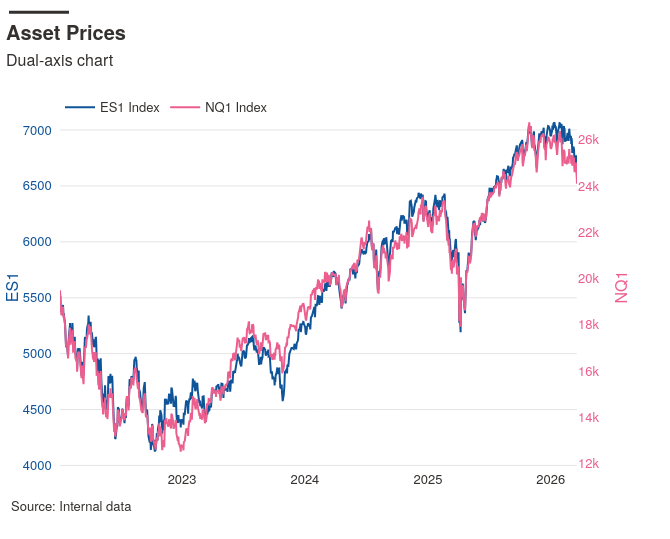

This figure's notebook cell:
### Markdown cell above
## 5 — Dual axis (price left, volume right)

### Code cell
tsplot(
    df,
    yaxis={"cols": [PRICE_COLS[1]], "name": "ES1"},
    yaxis2={"cols": [PRICE_COLS[2]], "name": "NQ1"},
    title={"main": "Asset Prices", "sub": "Dual-axis chart"},
    #title={"main": "Asset Prices", "sub": "Daily closing prices"},
    source=["Internal data"],
    backend="plotly",
)

### Figure 1 — Plotly figure (JSON) as saved in the notebook; plotly's stock layout.template omitted (floating-point values rounded to 4 significant figures; data arrays with more than 128 entries replaced by an {"elided": "..."} marker saying what was removed)
{"data": [{"hovertemplate": "<b>ES1 Index</b><br>Date: %{x}<br>Value: %{y:.4g}<extra></extra>", "line": {"color": "#0F5499"}, "mode": "lines", "name": "ES1 Index", "type": "scatter", "x": {"elided": "1059 str values"}, "xaxis": "x", "y": {"elided": "1059 float values"}, "yaxis": "y"}, {"hovertemplate": "<b>NQ1 Index</b><br>Date: %{x}<br>Value: %{y:.4g}<extra></extra>", "line": {"color": "#EB5E8D"}, "mode": "lines", "name": "NQ1 Index", "type": "scatter", "x": {"elided": "1059 str values"}, "xaxis": "x", "y": {"elided": "1059 float values"}, "yaxis": "y2"}], "layout": {"annotations": [{"font": {"color": "#33302E", "size": 13}, "showarrow": false, "text": "Source: Internal data", "x": -0.09273, "xanchor": "left", "xref": "paper", "y": 0, "yanchor": "top", "yref": "paper", "yshift": -24}], "font": {"color": "#33302E", "family": "Outfit, Helvetica Neue, Helvetica, Arial, sans-serif", "size": 13}, "height": 539, "legend": {"bgcolor": "rgba(0, 0, 0, 0)", "font": {"color": "#33302E", "size": 13}, "orientation": "h", "x": 0, "xanchor": "left", "y": 0.95, "yanchor": "bottom"}, "margin": {"b": 69, "l": 60, "r": 60, "t": 104}, "shapes": [{"line": {"color": "#33302E", "width": 3}, "type": "line", "x0": -0.09273, "x1": 0.01636, "xref": "paper", "y0": 1.251, "y1": 1.251, "yref": "paper"}], "title": {"font": {"color": "#33302E", "family": "Outfit, Helvetica Neue, Helvetica, Arial, sans-serif", "size": 20}, "text": "<b>Asset Prices</b><br><span style='font-size:16px; font-weight:normal'>Dual-axis chart</span>", "x": 0.008955, "xanchor": "left", "y": 0.9259, "yanchor": "top"}, "width": 670, "xaxis": {"anchor": "y", "autorange": true, "domain": [0, 0.94], "range": ["2022-01-03", "2026-03-20"], "showgrid": false, "type": "date"}, "yaxis": {"anchor": "x", "autorange": true, "domain": [0, 1], "gridcolor": "#E5E5E5", "range": [3959.0, 7233.0], "showgrid": true, "tickfont": {"color": "#0F5499"}, "ticksuffix": "  ", "title": {"font": {"color": "#0F5499"}, "text": "ES1"}, "type": "linear", "zeroline": false}, "yaxis2": {"anchor": "x", "autorange": true, "overlaying": "y", "range": [11720.0, 27550.0], "showgrid": false, "side": "right", "tickfont": {"color": "#EB5E8D"}, "ticksuffix": "  ", "title": {"font": {"color": "#EB5E8D"}, "text": "NQ1"}, "type": "linear"}}}
